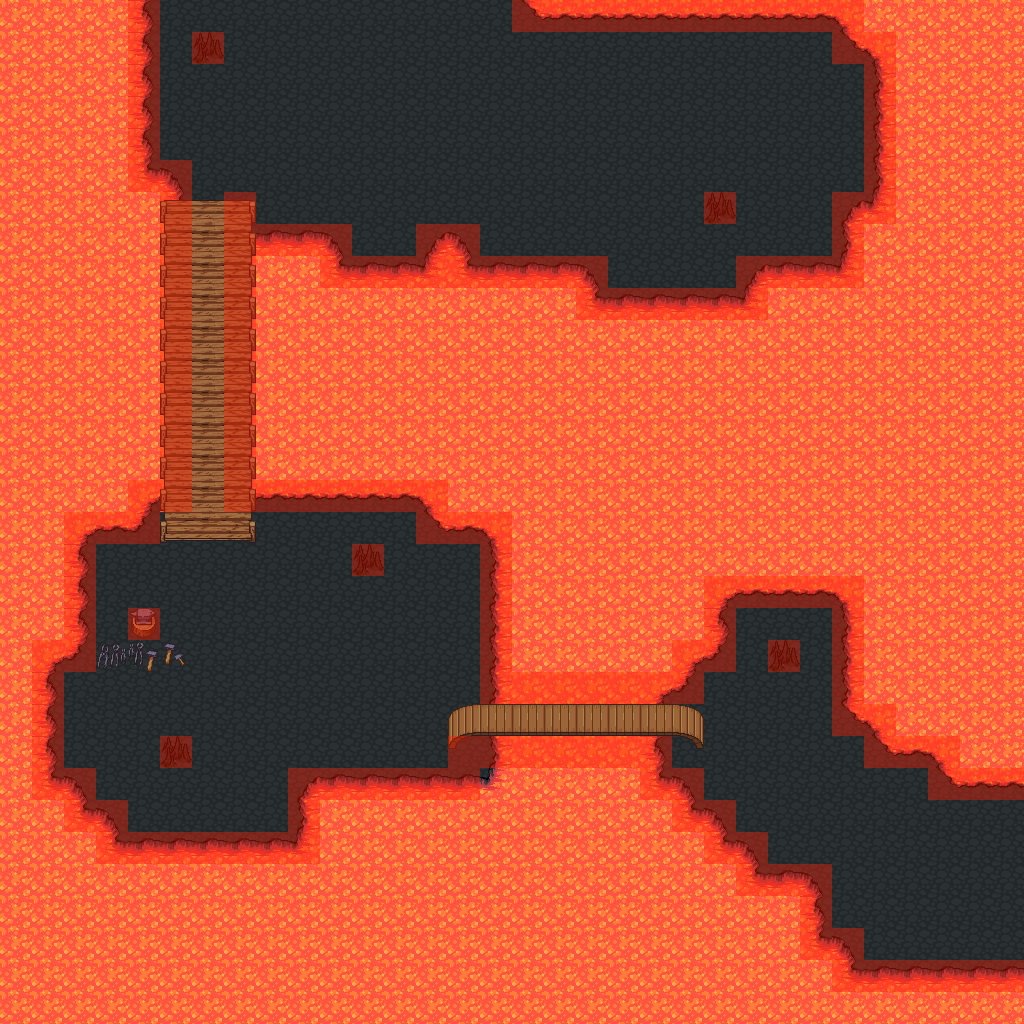

Tiled map render using the project's own tile images. Description and the map definition, with tile-layer contents summarised, below:
An orthogonal 32x32 tile map with 32x32 px tiles, 4 tile layers (background, fringe, object, collision), 2 tilesets and 6 objects (3x event, 3x enemy).

<map height="32" orientation="orthogonal" renderorder="right-down" tileheight="32" tilewidth="32" version="1.0" width="32">
 <properties>
  <property name="music" value="music/evil_temple.ogg" />
  <property name="tileset" value="tilesetdefs/volcano.txt" />
  <property name="title" value="Volcano" />
 </properties>
 <tileset firstgid="1" name="tiled_collision" tileheight="32" tilewidth="32">
  <image height="32" source="tiled_collision.png" width="480" />
 </tileset>
 <tileset firstgid="16" name="generic_background" tileheight="32" tilewidth="32">
  <image height="832" source="generic_background.png" width="864" />
 </tileset>
 <layer height="32" name="background" width="32">
  <data>[1024 cells, 1024 non-empty, 5 distinct tile ids]</data>
 </layer>
 <layer height="32" name="fringe" width="32">
  <data>[1024 cells, 166 non-empty, 24 distinct tile ids]</data>
 </layer>
 <layer height="32" name="object" width="32">
  <data>[1024 cells, 12 non-empty, 8 distinct tile ids]</data>
 </layer>
 <layer height="32" name="collision" width="32">
  <data>[1024 cells, 171 non-empty, 1 distinct tile ids]</data>
 </layer>
 <objectgroup name="event">
  <object height="160" name="Teleport to Volcano1" type="event" width="32" x="992" y="800">
   <properties>
    <property name="intermap" value="maps/volcano1.txt,1,16" />
   <property name="activate" value="on_trigger" /></properties>
  </object>
  <object height="32" name="Forge" type="event" width="32" x="128" y="608">
   <properties>
    <property name="hotspot" value="location" />
    <property name="loot" value="198,fixed,1" />
    <property name="repeat" value="false" />
    <property name="requires_not_status" value="skelkey" />
    <property name="tooltip" value="Anvil" />
   <property name="activate" value="on_trigger" /></properties>
  </object>
  <object height="32" name="Teleport to VolcanoA" type="event" width="352" x="160" y="0">
   <properties>
    <property name="intermap" value="maps/volcanoa.txt,5,30" />
   <property name="activate" value="on_trigger" /></properties>
  </object>
 </objectgroup>
 <objectgroup name="enemy">
  <object height="32" name="Skeleton with Key" type="enemy" width="32" x="160" y="608">
   <properties>
    <property name="level" value="1,1" />
    <property name="number" value="1,1" />
   <property name="category" value="skeleton" /></properties>
  </object>
  <object height="32" name="Skeleton Knight" type="enemy" width="32" x="704" y="64">
   <properties>
    <property name="level" value="2,2" />
    <property name="number" value="1,1" />
   <property name="category" value="skeletonknight" /></properties>
  </object>
  <object height="160" name="2 firebats" type="enemy" width="128" x="224" y="544">
   <properties>
    <property name="level" value="2,2" />
    <property name="number" value="2,2" />
   <property name="category" value="bat" /></properties>
  </object>
 </objectgroup>
</map>
